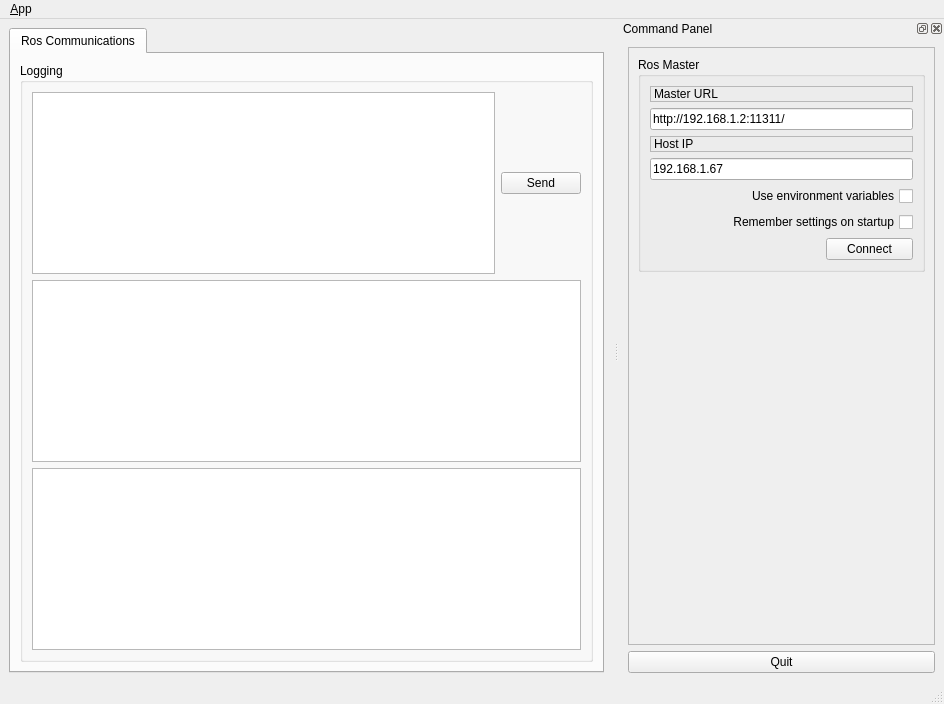
<?xml version="1.0" encoding="UTF-8"?>
<ui version="4.0">
 <class>MainWindow</class>
 <widget class="QMainWindow" name="MainWindow">
  <property name="geometry">
   <rect>
    <x>0</x>
    <y>0</y>
    <width>944</width>
    <height>704</height>
   </rect>
  </property>
  <property name="windowTitle">
   <string>QTutorials</string>
  </property>
  <property name="locale">
   <locale language="English" country="Australia"/>
  </property>
  <widget class="QWidget" name="centralwidget">
   <layout class="QHBoxLayout">
    <item>
     <widget class="QTabWidget" name="tab_manager">
      <property name="minimumSize">
       <size>
        <width>100</width>
        <height>0</height>
       </size>
      </property>
      <property name="locale">
       <locale language="English" country="Australia"/>
      </property>
      <property name="currentIndex">
       <number>0</number>
      </property>
      <widget class="QWidget" name="tab_status">
       <attribute name="title">
        <string>Ros Communications</string>
       </attribute>
       <layout class="QVBoxLayout" name="verticalLayout_2">
        <item>
         <widget class="QGroupBox" name="groupBox_12">
          <property name="sizePolicy">
           <sizepolicy hsizetype="MinimumExpanding" vsizetype="Preferred">
            <horstretch>0</horstretch>
            <verstretch>0</verstretch>
           </sizepolicy>
          </property>
          <property name="title">
           <string>Logging</string>
          </property>
          <layout class="QGridLayout" name="gridLayout_33">
           <item row="6" column="0">
            <widget class="QListView" name="view_logging"/>
           </item>
           <item row="0" column="0">
            <layout class="QHBoxLayout" name="horizontalLayout">
             <item>
              <widget class="QTextEdit" name="textEdit"/>
             </item>
             <item>
              <widget class="QPushButton" name="pushButton">
               <property name="text">
                <string>Send</string>
               </property>
              </widget>
             </item>
            </layout>
           </item>
           <item row="2" column="0">
            <widget class="QListView" name="talkerEdit"/>
           </item>
          </layout>
         </widget>
        </item>
       </layout>
      </widget>
     </widget>
    </item>
   </layout>
  </widget>
  <widget class="QMenuBar" name="menubar">
   <property name="geometry">
    <rect>
     <x>0</x>
     <y>0</y>
     <width>944</width>
     <height>22</height>
    </rect>
   </property>
   <widget class="QMenu" name="menu_File">
    <property name="title">
     <string>&amp;App</string>
    </property>
    <addaction name="action_Preferences"/>
    <addaction name="separator"/>
    <addaction name="actionAbout"/>
    <addaction name="actionAbout_Qt"/>
    <addaction name="separator"/>
    <addaction name="action_Quit"/>
   </widget>
   <addaction name="menu_File"/>
  </widget>
  <widget class="QStatusBar" name="statusbar"/>
  <widget class="QDockWidget" name="dock_status">
   <property name="sizePolicy">
    <sizepolicy hsizetype="Minimum" vsizetype="Preferred">
     <horstretch>0</horstretch>
     <verstretch>0</verstretch>
    </sizepolicy>
   </property>
   <property name="minimumSize">
    <size>
     <width>325</width>
     <height>368</height>
    </size>
   </property>
   <property name="allowedAreas">
    <set>Qt::RightDockWidgetArea</set>
   </property>
   <property name="windowTitle">
    <string>Command Panel</string>
   </property>
   <attribute name="dockWidgetArea">
    <number>2</number>
   </attribute>
   <widget class="QWidget" name="dockWidgetContents_2">
    <layout class="QVBoxLayout" name="verticalLayout">
     <item>
      <widget class="QFrame" name="frame">
       <property name="sizePolicy">
        <sizepolicy hsizetype="Minimum" vsizetype="Preferred">
         <horstretch>0</horstretch>
         <verstretch>0</verstretch>
        </sizepolicy>
       </property>
       <property name="frameShape">
        <enum>QFrame::StyledPanel</enum>
       </property>
       <property name="frameShadow">
        <enum>QFrame::Raised</enum>
       </property>
       <layout class="QVBoxLayout" name="verticalLayout_3">
        <item>
         <widget class="QGroupBox" name="groupBox">
          <property name="title">
           <string>Ros Master</string>
          </property>
          <layout class="QGridLayout" name="gridLayout">
           <item row="0" column="0" colspan="2">
            <widget class="QLabel" name="label">
             <property name="frameShape">
              <enum>QFrame::StyledPanel</enum>
             </property>
             <property name="frameShadow">
              <enum>QFrame::Raised</enum>
             </property>
             <property name="text">
              <string>Master URL</string>
             </property>
            </widget>
           </item>
           <item row="1" column="0" colspan="2">
            <widget class="QLineEdit" name="line_edit_master">
             <property name="text">
              <string>http://192.168.1.2:11311/</string>
             </property>
            </widget>
           </item>
           <item row="2" column="0" colspan="2">
            <widget class="QLabel" name="label_2">
             <property name="frameShape">
              <enum>QFrame::StyledPanel</enum>
             </property>
             <property name="frameShadow">
              <enum>QFrame::Raised</enum>
             </property>
             <property name="text">
              <string>Host IP</string>
             </property>
            </widget>
           </item>
           <item row="3" column="0" colspan="2">
            <widget class="QLineEdit" name="line_edit_host">
             <property name="text">
              <string>192.168.1.67</string>
             </property>
            </widget>
           </item>
           <item row="4" column="0" colspan="2">
            <widget class="QCheckBox" name="checkbox_use_environment">
             <property name="layoutDirection">
              <enum>Qt::RightToLeft</enum>
             </property>
             <property name="text">
              <string>Use environment variables</string>
             </property>
            </widget>
           </item>
           <item row="5" column="0" colspan="2">
            <widget class="QCheckBox" name="checkbox_remember_settings">
             <property name="layoutDirection">
              <enum>Qt::RightToLeft</enum>
             </property>
             <property name="text">
              <string>Remember settings on startup</string>
             </property>
            </widget>
           </item>
           <item row="6" column="0">
            <spacer name="horizontalSpacer">
             <property name="orientation">
              <enum>Qt::Horizontal</enum>
             </property>
             <property name="sizeHint" stdset="0">
              <size>
               <width>170</width>
               <height>21</height>
              </size>
             </property>
            </spacer>
           </item>
           <item row="6" column="1">
            <widget class="QPushButton" name="button_connect">
             <property name="enabled">
              <bool>true</bool>
             </property>
             <property name="sizePolicy">
              <sizepolicy hsizetype="MinimumExpanding" vsizetype="Fixed">
               <horstretch>0</horstretch>
               <verstretch>0</verstretch>
              </sizepolicy>
             </property>
             <property name="toolTip">
              <string>Set the target to the current joint trajectory state.</string>
             </property>
             <property name="statusTip">
              <string>Clear all waypoints and set the target to the current joint trajectory state.</string>
             </property>
             <property name="text">
              <string>Connect</string>
             </property>
            </widget>
           </item>
          </layout>
         </widget>
        </item>
        <item>
         <spacer name="verticalSpacer_3">
          <property name="orientation">
           <enum>Qt::Vertical</enum>
          </property>
          <property name="sizeHint" stdset="0">
           <size>
            <width>20</width>
            <height>233</height>
           </size>
          </property>
         </spacer>
        </item>
       </layout>
      </widget>
     </item>
     <item>
      <widget class="QPushButton" name="quit_button">
       <property name="sizePolicy">
        <sizepolicy hsizetype="MinimumExpanding" vsizetype="Fixed">
         <horstretch>0</horstretch>
         <verstretch>0</verstretch>
        </sizepolicy>
       </property>
       <property name="text">
        <string>Quit</string>
       </property>
      </widget>
     </item>
    </layout>
   </widget>
  </widget>
  <action name="action_Quit">
   <property name="text">
    <string>&amp;Quit</string>
   </property>
   <property name="shortcut">
    <string>Ctrl+Q</string>
   </property>
   <property name="shortcutContext">
    <enum>Qt::ApplicationShortcut</enum>
   </property>
  </action>
  <action name="action_Preferences">
   <property name="text">
    <string>&amp;Preferences</string>
   </property>
  </action>
  <action name="actionAbout">
   <property name="text">
    <string>&amp;About</string>
   </property>
  </action>
  <action name="actionAbout_Qt">
   <property name="text">
    <string>About &amp;Qt</string>
   </property>
  </action>
 </widget>
 <resources/>
 <connections>
  <connection>
   <sender>action_Quit</sender>
   <signal>triggered()</signal>
   <receiver>MainWindow</receiver>
   <slot>close()</slot>
   <hints>
    <hint type="sourcelabel">
     <x>-1</x>
     <y>-1</y>
    </hint>
    <hint type="destinationlabel">
     <x>399</x>
     <y>299</y>
    </hint>
   </hints>
  </connection>
  <connection>
   <sender>quit_button</sender>
   <signal>clicked()</signal>
   <receiver>MainWindow</receiver>
   <slot>close()</slot>
   <hints>
    <hint type="sourcelabel">
     <x>859</x>
     <y>552</y>
    </hint>
    <hint type="destinationlabel">
     <x>469</x>
     <y>299</y>
    </hint>
   </hints>
  </connection>
 </connections>
</ui>
